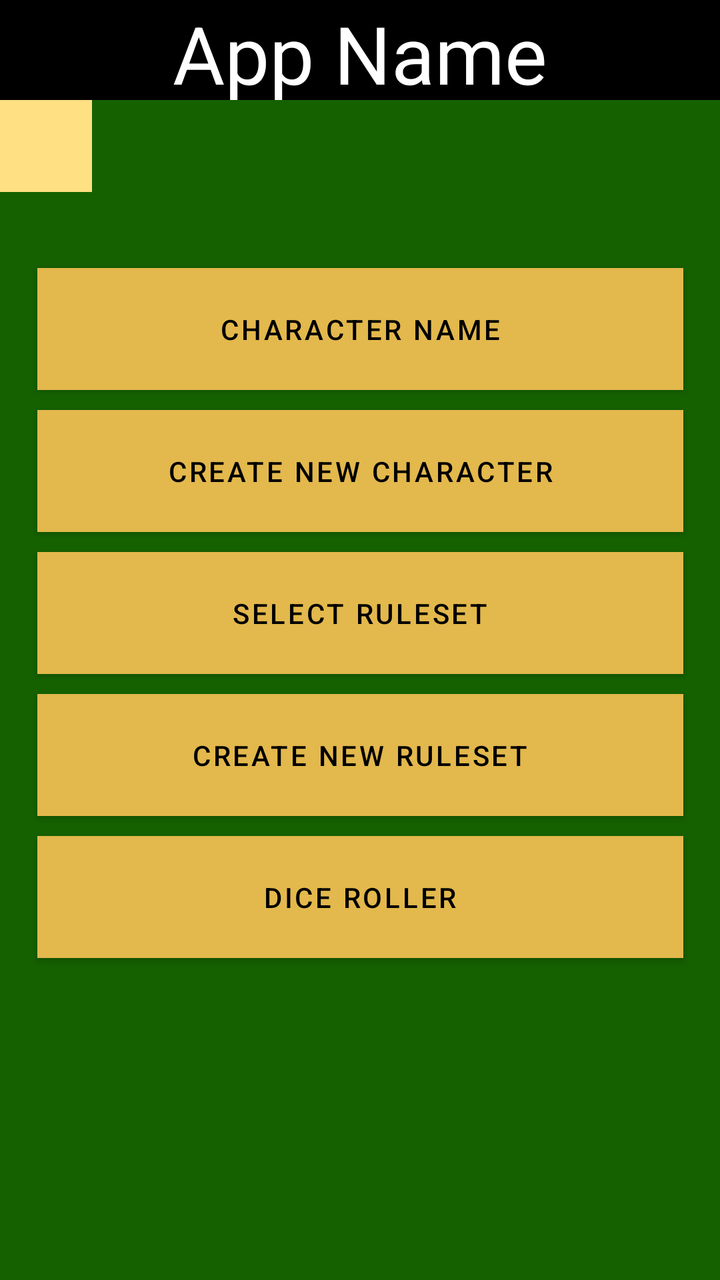
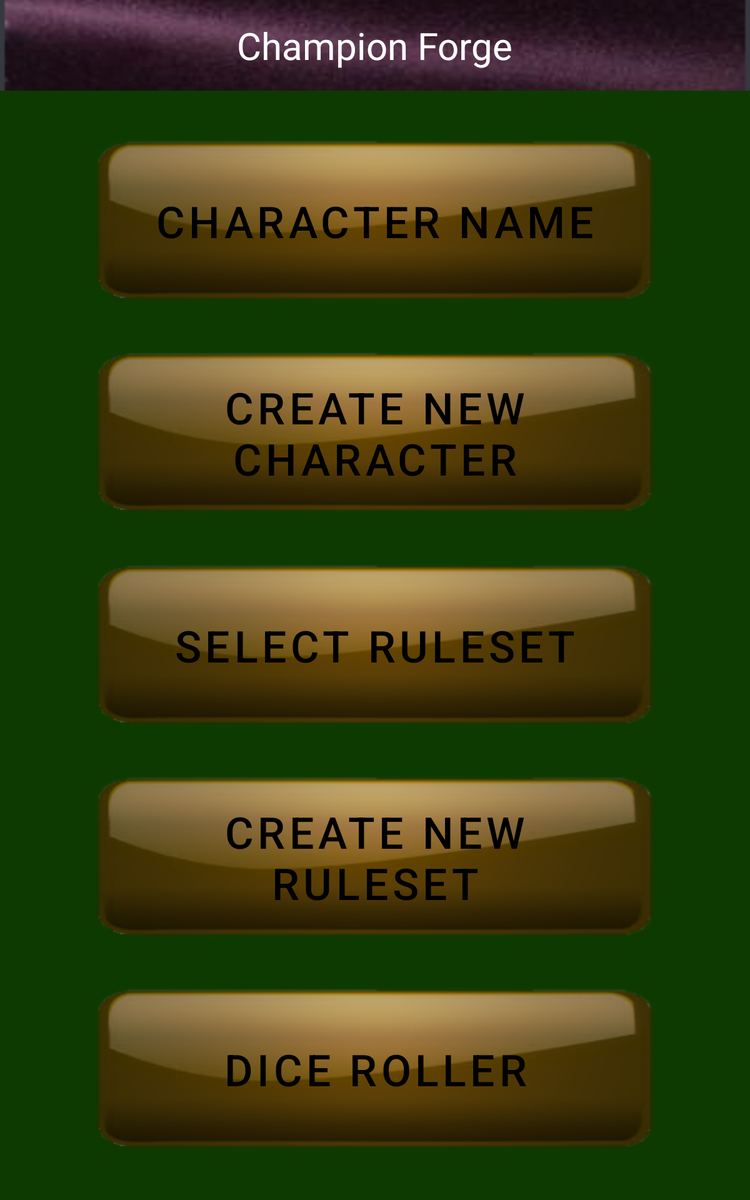

An Android layout and its configuration variant, each rendered on a device that would load it. The default file and the variant file are quoted in full after the pictures.
<!-- AndroidManifest.xml: application theme Theme.CBAndoid -->
<!-- res/layout/main_menu.xml -->
<?xml version="1.0" encoding="utf-8"?>
<androidx.constraintlayout.widget.ConstraintLayout xmlns:android="http://schemas.android.com/apk/res/android"
    xmlns:app="http://schemas.android.com/apk/res-auto"
    xmlns:tools="http://schemas.android.com/tools"
    android:layout_width="match_parent"
    android:layout_height="match_parent"
    android:background="#156100">

    <androidx.appcompat.widget.ActionMenuView
        android:layout_width="46dp"
        android:layout_height="48dp"
        android:layout_marginTop="48dp"
        android:background="#FFE083"
        app:layout_constraintStart_toStartOf="parent"
        app:layout_constraintTop_toTopOf="parent">

    </androidx.appcompat.widget.ActionMenuView>

    <TextView
        android:id="@+id/AppName"
        android:layout_width="match_parent"
        android:layout_height="50dp"
        android:background="#000000"
        android:gravity="center_horizontal"
        android:text="App Name"
        android:textAlignment="center"
        android:textColor="#FFFFFF"
        android:textSize="40dp"
        app:layout_constraintEnd_toEndOf="parent"
        app:layout_constraintStart_toStartOf="parent"
        app:layout_constraintTop_toTopOf="parent" />

    <Button
        android:id="@+id/CharNameButton"
        android:layout_width="323dp"
        android:layout_height="61dp"
        android:layout_marginTop="84dp"
        android:background="#FFFFFF"
        android:text="Character Name"
        android:textColor="#000000"
        app:backgroundTint="#E3B84C"
        app:layout_constraintEnd_toEndOf="parent"
        app:layout_constraintStart_toStartOf="parent"
        app:layout_constraintTop_toBottomOf="@+id/AppName" />

    <Button
        android:id="@+id/CreateNewCharButton"
        android:layout_width="323dp"
        android:layout_height="61dp"
        android:layout_marginTop="10dp"
        android:background="#E3B84C"
        android:text="Create New Character"
        android:textColor="#000000"
        app:backgroundTint="#E3B84C"
        app:layout_constraintEnd_toEndOf="parent"
        app:layout_constraintStart_toStartOf="parent"
        app:layout_constraintTop_toBottomOf="@+id/CharNameButton" />

    <Button
        android:id="@+id/SelectRulesetButton"
        android:layout_width="323dp"
        android:layout_height="61dp"
        android:layout_marginTop="10dp"
        android:background="#E3B84C"
        android:text="Select Ruleset"
        android:textColor="#000000"
        app:backgroundTint="#E3B84C"
        app:layout_constraintEnd_toEndOf="parent"
        app:layout_constraintStart_toStartOf="parent"
        app:layout_constraintTop_toBottomOf="@+id/CreateNewCharButton" />

    <Button
        android:id="@+id/CreateRulesetButton"
        android:layout_width="323dp"
        android:layout_height="61dp"
        android:layout_marginTop="10dp"
        android:background="#E3B84C"
        android:text="Create New Ruleset"
        android:textColor="#000000"
        app:backgroundTint="#E3B84C"
        app:layout_constraintEnd_toEndOf="parent"
        app:layout_constraintStart_toStartOf="parent"
        app:layout_constraintTop_toBottomOf="@+id/SelectRulesetButton" />

    <Button
        android:id="@+id/DiceRollButton"
        android:layout_width="323dp"
        android:layout_height="61dp"
        android:layout_marginTop="10dp"
        android:background="#E3B84C"
        android:text="Dice Roller"
        android:textColor="#000000"
        app:backgroundTint="#E3B84C"
        app:layout_constraintEnd_toEndOf="parent"
        app:layout_constraintStart_toStartOf="parent"
        app:layout_constraintTop_toBottomOf="@+id/CreateRulesetButton" />

</androidx.constraintlayout.widget.ConstraintLayout>
<!-- resources referenced by this layout -->
<resources>
  <style name="Theme.CBAndoid" parent="Theme.MaterialComponents.DayNight.NoActionBar">
          
          <item name="colorPrimary">@color/purple_500</item>
          <item name="colorPrimaryVariant">@color/purple_700</item>
          <item name="colorOnPrimary">@color/white</item>
          
          <item name="colorSecondary">@color/teal_200</item>
          <item name="colorSecondaryVariant">@color/teal_700</item>
          <item name="colorOnSecondary">@color/black</item>
          
          <item name="android:statusBarColor" tools:targetApi="l">?attr/colorPrimaryVariant</item>
          
      </style>
  <color name="purple_500">#FF6200EE</color>
  <color name="purple_700">#FF3700B3</color>
  <color name="white">#FFFFFFFF</color>
  <color name="teal_200">#FF03DAC5</color>
  <color name="teal_700">#FF018786</color>
  <color name="black">#FF000000</color>
</resources>
<!-- res/layout-large/main_menu.xml (the repository's variant of the layout above) -->
<!-- drawn on a 7-inch tablet held upright -->
<?xml version="1.0" encoding="utf-8"?>
<androidx.constraintlayout.widget.ConstraintLayout xmlns:android="http://schemas.android.com/apk/res/android"
    xmlns:app="http://schemas.android.com/apk/res-auto"
    xmlns:tools="http://schemas.android.com/tools"
    android:layout_width="match_parent"
    android:layout_height="match_parent"
    android:background="#0D3A00">

    <include
        android:id="@+id/include"
        layout="@layout/topbarmain" />

    <Button
        android:id="@+id/CharNameButton"
        android:layout_width="450dp"
        android:layout_height="130dp"
        android:background="@drawable/goldbuttonfinal"
        android:text="Character Name"
        android:textColor="#000000"
        android:textSize="35sp"
        app:backgroundTint="@android:color/transparent"
        app:backgroundTintMode="screen"
        app:layout_constraintBottom_toTopOf="@+id/CreateNewCharButton"
        app:layout_constraintEnd_toEndOf="parent"
        app:layout_constraintStart_toStartOf="parent"
        app:layout_constraintTop_toBottomOf="@+id/include" />

    <Button
        android:id="@+id/CreateNewCharButton"
        android:layout_width="450dp"
        android:layout_height="130dp"
        android:background="@drawable/goldbuttonfinal"
        android:text="Create New Character"
        android:textColor="#000000"
        android:textSize="35sp"
        app:backgroundTint="@android:color/transparent"
        app:backgroundTintMode="screen"
        app:layout_constraintBottom_toTopOf="@+id/SelectRulesetButton"
        app:layout_constraintEnd_toEndOf="parent"
        app:layout_constraintStart_toStartOf="parent"
        app:layout_constraintTop_toBottomOf="@+id/CharNameButton" />

    <Button
        android:id="@+id/SelectRulesetButton"
        android:layout_width="450dp"
        android:layout_height="130dp"
        android:background="@drawable/goldbuttonfinal"
        android:text="Select Ruleset"
        android:textColor="#000000"
        android:textSize="35sp"
        app:backgroundTint="@android:color/transparent"
        app:backgroundTintMode="screen"
        app:layout_constraintBottom_toTopOf="@+id/CreateRulesetButton"
        app:layout_constraintEnd_toEndOf="parent"
        app:layout_constraintStart_toStartOf="parent"
        app:layout_constraintTop_toBottomOf="@+id/CreateNewCharButton" />

    <Button
        android:id="@+id/CreateRulesetButton"
        android:layout_width="450dp"
        android:layout_height="130dp"
        android:background="@drawable/goldbuttonfinal"
        android:text="Create New Ruleset"
        android:textColor="#000000"
        android:textSize="35sp"
        app:backgroundTint="@android:color/transparent"
        app:backgroundTintMode="screen"
        app:layout_constraintBottom_toTopOf="@+id/DiceRollButton"
        app:layout_constraintEnd_toEndOf="parent"
        app:layout_constraintStart_toStartOf="parent"
        app:layout_constraintTop_toBottomOf="@+id/SelectRulesetButton" />

    <Button
        android:id="@+id/DiceRollButton"
        android:layout_width="450dp"
        android:layout_height="130dp"
        android:background="@drawable/goldbuttonfinal"
        android:text="Dice Roller"
        android:textColor="#000000"
        android:textSize="35sp"
        app:backgroundTint="@android:color/transparent"
        app:backgroundTintMode="screen"
        app:layout_constraintBottom_toBottomOf="parent"
        app:layout_constraintEnd_toEndOf="parent"
        app:layout_constraintStart_toStartOf="parent"
        app:layout_constraintTop_toBottomOf="@+id/CreateRulesetButton" />

</androidx.constraintlayout.widget.ConstraintLayout>
<!-- res/layout/topbarmain.xml (included above) -->
<?xml version="1.0" encoding="utf-8"?>
<RelativeLayout xmlns:android="http://schemas.android.com/apk/res/android"
    android:layout_width="match_parent"
    android:layout_height="wrap_content"
    android:background="@drawable/topbarbackground">
    <RelativeLayout
        android:layout_width="match_parent"
        android:layout_height="wrap_content"
        android:padding="16dp">
    <TextView
        android:layout_width="wrap_content"
        android:layout_height="wrap_content"
        android:text="Champion Forge"
        android:textColor="#FFFFFF"
        android:layout_centerHorizontal="true"
        android:layout_centerVertical="true"
        android:textSize="30dp"/>
    <ImageView
        android:layout_width="wrap_content"
        android:layout_height="wrap_content"
        android:background="@drawable/baseline_menu_white_18dp"
        android:id="@+id/mainpopupbutton"
        android:layout_alignParentEnd="true"
        android:layout_centerVertical="true"
        android:layout_alignParentRight="true" />

    </RelativeLayout>

</RelativeLayout>
<!-- resources referenced by the variant -->
<!-- as a 7-inch tablet held upright resolves them -->
<resources>
  <!-- drawable goldbuttonfinal: png bitmap (drawable-v24, 34812 bytes) -->
  <!-- drawable topbarbackground: png bitmap (drawable-v24, 18166 bytes) -->
  <style name="Theme.CBAndoid" parent="Theme.MaterialComponents.DayNight.NoActionBar">
          
          <item name="colorPrimary">@color/purple_500</item>
          <item name="colorPrimaryVariant">@color/purple_700</item>
          <item name="colorOnPrimary">@color/white</item>
          
          <item name="colorSecondary">@color/teal_200</item>
          <item name="colorSecondaryVariant">@color/teal_700</item>
          <item name="colorOnSecondary">@color/black</item>
          
          <item name="android:statusBarColor" tools:targetApi="l">?attr/colorPrimaryVariant</item>
          
      </style>
  <color name="purple_500">#FF6200EE</color>
  <color name="purple_700">#FF3700B3</color>
  <color name="white">#FFFFFFFF</color>
  <color name="teal_200">#FF03DAC5</color>
  <color name="teal_700">#FF018786</color>
  <color name="black">#FF000000</color>
</resources>
